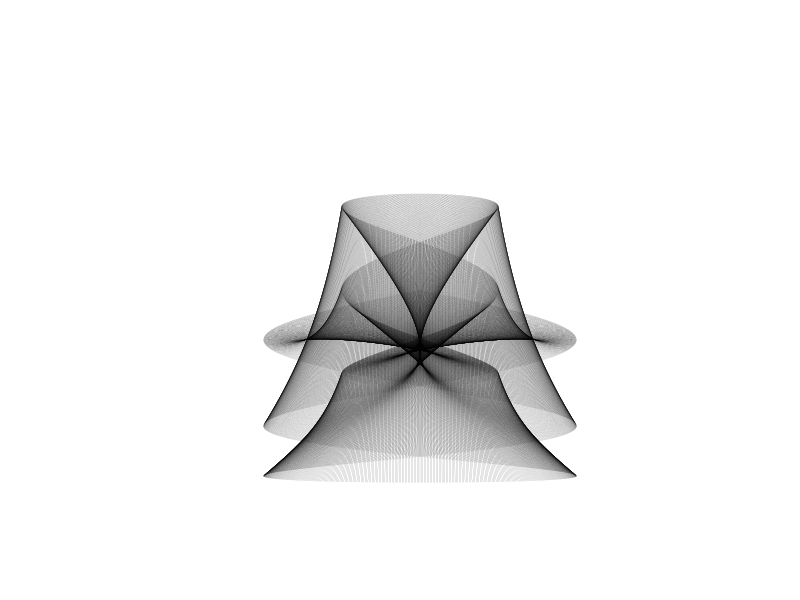
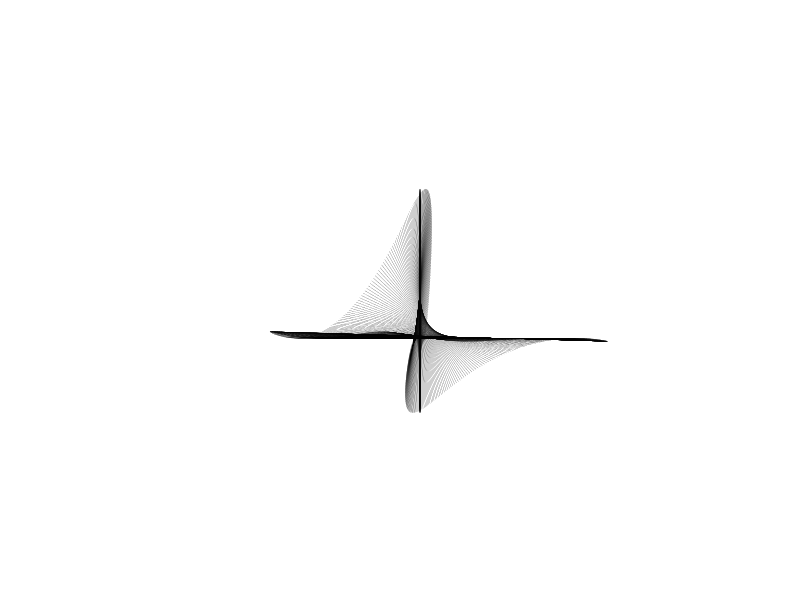
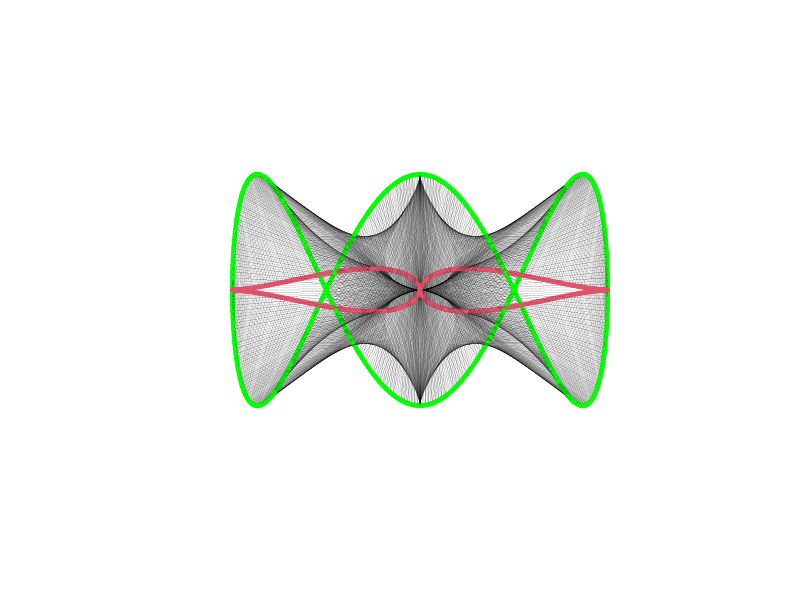
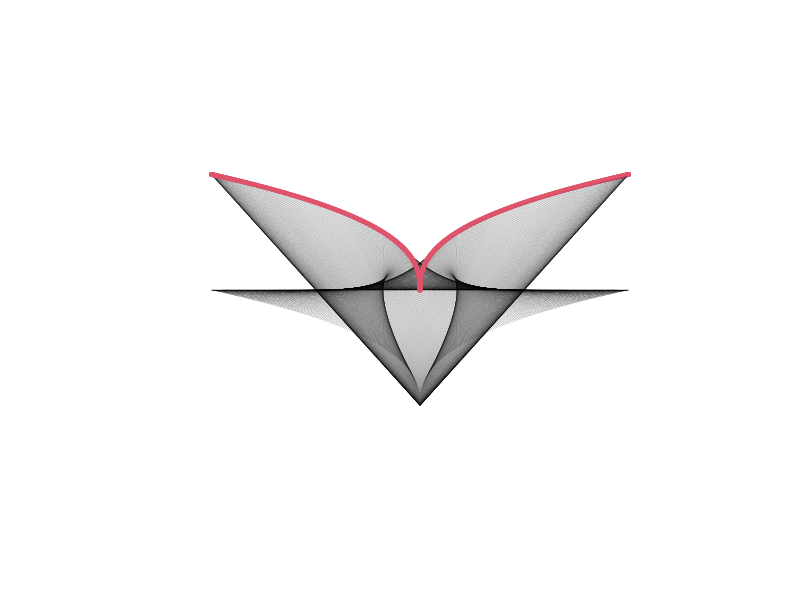
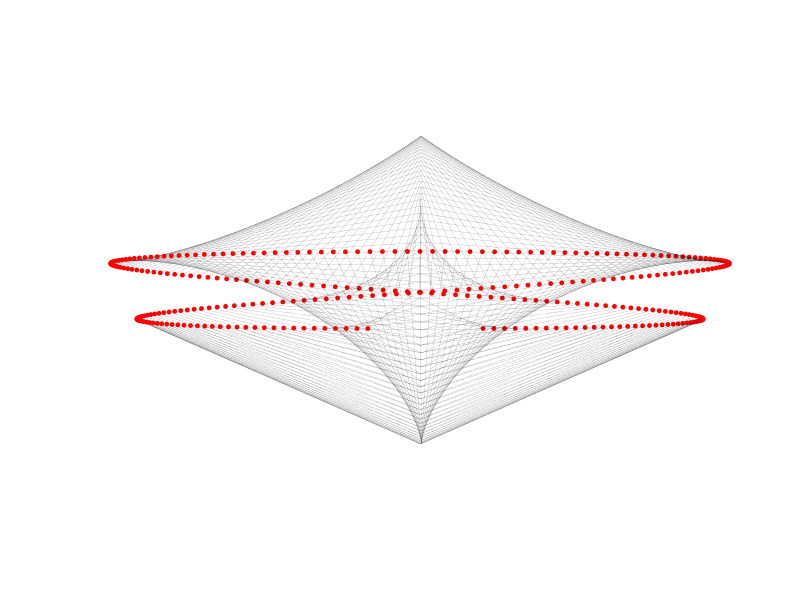
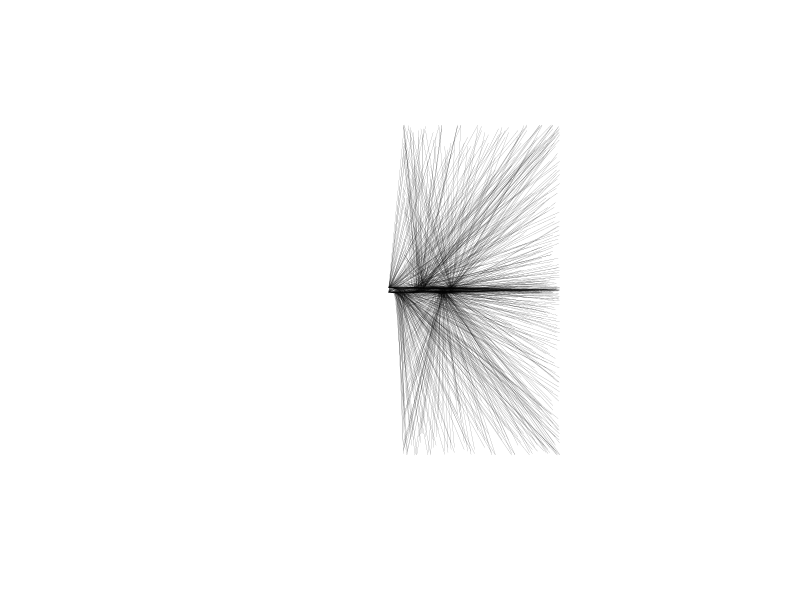
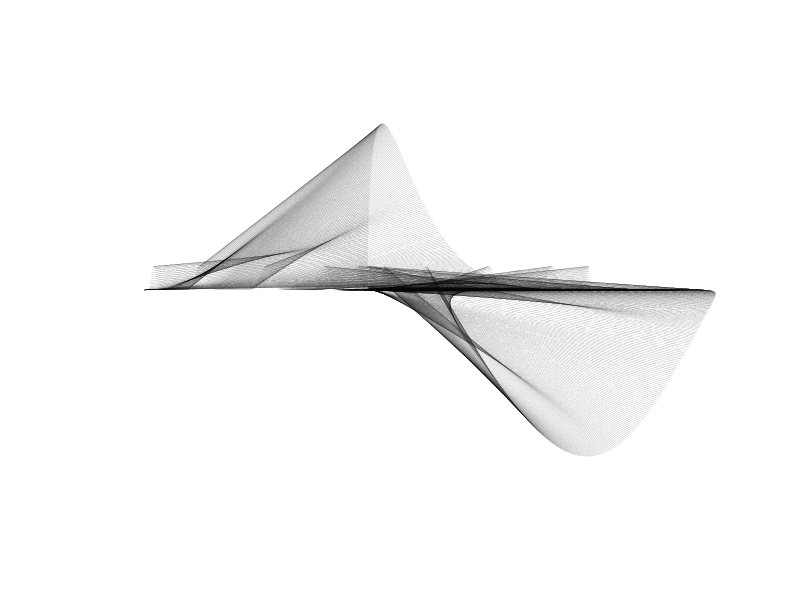
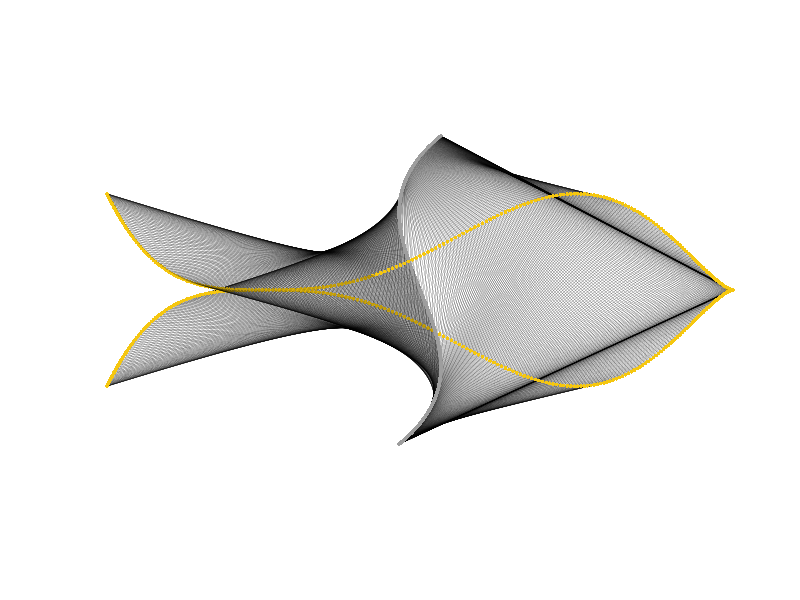

Write R code to recreate these figures, in order.
## ---- chunk 1
library(fBasics)
## ---- chunk 2
### wagner

n<-1000 ## number of lines
## define coordinates of endpoints as 4 functions of k
x0<-function(k) -sin(3*pi*k/1000)
y0<-function(k) -cos(0.5*pi*k/1000)
x1<-function(k) -1/2*sin(6*pi*k/1000)
y1<-function(k) -1/2*cos(2*pi*k/1000)

par(mfrow=c(1,1))
plot(NULL,xlim=c(-2,2),ylim=c(-1,1), axes = FALSE, xlab="", ylab="")

for(k in -n:n){
segments(x0(k),y0(k),x1(k),y1(k),lwd=.1)
##points(x0(k),y0(k),col=2,pch=19,cex=.5)
}
## ---- chunk 3
n <- 1000 ##number of lins
## define coordinates of endpoints as 4 functions of k
x0 <- function(k) -4*sin(2*pi*k/1000 + pi/3)^5*sin(2*pi*k/1000)
y0 <- function(k) 4*cos(6*pi*k/1000)^2*sin(2*pi*k/1000 - pi/3)^2
x1 <- function(k) 5*sin(2*pi*k/1000)*sin(2*pi*k/1000 + pi/3)^5
y1 <- function(k) -2*sin(2*pi*k/1000 - pi/3)^2*cos(6*pi*k/1000)^2
par(mfrow=c(1,1))
plot(NULL, xlim=c(-5,5), ylim=c(-3,5), axes = FALSE, xlab="", ylab="")

for(k in 1:n){ ##e.g., x0(k) evaluates the function x0(k) for the current k values 
segments(x0(k), y0(k), x1(k), y1(k), lwd = 0.1)
## the line below, when uncommmented, colors one set of endpoints red
## to show how x0 and y0 vary from the graph below for each line segment
## points(x0(k), y0(k), col = 2, pch = 19, cex =.5)
}
## ---- chunk 4
## prompt 3 
## segment art
n <- 1000

#first eqs
u0 <- function(i) 3*cos(i)^3
v0 <- function(i) 3*sin(i)^3*cos(i)^2


# second eqs
u1 <- function(i) 3*cos(i)^3*sin(i)^2
v1 <- function(i) 3*sin(i)^3

#third eqs
u2 <- function(i) 3*cos(i)
v2 <- function(i) 3*sin(3*i)

plot(NULL, xlim=c(-5, 5), ylim=c(-5, 5), axes = FALSE, xlab="", ylab="")

for(i in 1:n){##e.g., u0(i) evaluates the function u0(i) for the current i value
  segments(u0(i), v0(i), u2(i), v2(i), lwd=.1)
  segments(u1(i), v1(i), u2(i), v2(i), lwd=.1)
  ## the line below, when uncommented, colors one set of endpoints red
  ## to show how u0 and v0 vary from the graph below for each line segment
  points(u0(i), v0(i), col=2, pch=19, cex=0.5)
  #points(u1(i), v1(i), col=4, pch=19, cex=0.5)
  points(u2(i), v2(i), col='green', pch=19, cex=0.5)
  
}
## ---- chunk 5
files <- F
n <- 1000 # number of lines 
# define coordinates of endpoints as 4 functions of k
x0 <- function(k) 2/3*sin(2*pi*k/1000 + 0.5*pi)^5
y0 <- function(k) 3/5*cos(2*pi*k/1000)^2
x1 <- function(k) -2/3*sin(2*pi*k/1000)^5
y1 <- function(k) -3/5*cos(2*pi*k/1000)^2


par(mfrow = c(1, 1))
plot(NULL, xlim = c(-1, 1), ylim = c(-1, 1), axes = FALSE, xlab="", ylab="")

for (k in 1:n) {# e.g., x0(k) evaluates the function x0(k) for the current k value
  segments (x0(k), y0(k), x1(k), y1(k), lwd = 0.1)
  # the line below, when uncommented, colors one set of endpoints red
  # to show how x0 and y0 vary from the graph below for each line segment
  points(x0(k), y0(k), col = 2, pch = 19, cex = 0.5)
}
## ---- chunk 6
n<-300 ##number of lines
##define coordinates of endpoints as 4 functions of k
x0<- function(k) 2*cos(3*pi*k/300)^1/2+5*sin(4*pi*k/300)
y0<- function(k) -1/2*cos(2*pi*k/300)^1/5
x1<- function(k) 2/15*sin(1*pi*k/300)^1/5
y1<- function(k) -4/5*sin(5*pi*k/300)^1/2

#if(files)pdf("Fortune Cookie.pdf", height=5, width=5)
par(mfrow=c(1,1))
plot(NULL, xlim=c(-6,6), ylim=c(-0.5,0.5), axes = FALSE, xlab="", ylab="")
 
for(k in 1:n){
	x0(k)
	segments(x0(k), y0(k), x1(k), y1(k), lwd=0.1)
	points(x0(k), y0(k), col="red", pch=19, cex=0.5)
}	
## ---- chunk 7
n <- 1000 ##number of lines
x0 <- function(k) 1/2*sin(20*k) + 2*pi/16
y0 <- function(k)6*cos(8*pi*k/1000)^3
x1 <- function(k) 1/5*sin(2*pi*k/1000)
y1 <- function(k)-1/6*cos(pi*k + pi/3)

##x0 <- function(k) 10*cos(6*pi*k/1000 + pi/6)^2


par(mfrow=c(1,1))
plot(NULL, xlim=c(-2,2), ylim=c(-7,7), axes = FALSE, xlab="", ylab="")

for(k in 1:n){
segments(x0(k), y0(k), x1(k), y1(k), lwd=0.1)
##points(x0(k), y0(k), col=2, pch=19, cex=0.5)
}
## ---- chunk 8
n <- 1000 ## number of lines
## define coordinates of endpoints as 4 functions
x0 <- function(k) 6/7*cos(pi*k/1000)^3
y0 <- function(k) 1/3*sin(12*pi*k/1000 + pi/7)^14
x1 <- function(k) 4/3*sin(pi*k/1000)^4
y1 <- function(k) -7/3*sin(2*pi*k/1000 - pi/5)^7

#if(files)pdf("roller.pdf", height=5, width=5)
par(mfrow = c(1,1))
plot(NULL, xlim = c(-1, 1.4), ylim = c(-2.7, 2.7), axes = FALSE, xlab="", ylab="")

for(k in 1:n){ ## e.g., x0(k) evaluates the function x0(k) for the current k value
segments(x0(k), y0(k), x1(k), y1(k), lwd=0.1)
## the line below, when uncommented, colors one set of endpoints red
## to show how x0 and y0 vary from the graph below for each line segment
#points(x0(k),y0(k), col=2, pch=19, cex=0.5)
}
## ---- chunk 9

n <- 1000 
x0 <- function(i) -2*cos(4*pi*i/1000)
y0 <- function(i) 1/2*cos(6*pi*i/1000)^3
x1 <- function(i) -(2/15)*sin(6*pi*i/1000)
y1 <- function(i) 4/5*sin(2*pi*i/1000)

par(mfrow=c(1,1))
plot(NULL, xlim=c(-2, 2), ylim=c(-1, 1), axes = FALSE, xlab="", ylab="")
for(i in 1:n){
  segments(x0(i), y0(i), x1(i), y1(i), lwd=0.2)
  points(x0(i), y0(i), col=7, pch=16, cex=0.5)
  points(x1(i), y1(i), col=8, pch=16, cex=0.5)
}

## ---- chunk 10
n<- 1000##number of lines
##define coordinates of endpoints as 4 functions of k

x0<- function(k)3*sin(2*pi*k/1000+pi/3)^5
y0<- function(k)4*cos(6*pi*k/1000)^2
x1<- function(k)4*sin(2*pi*k/1000)
y1<-function(k)-3*cos(2*pi*k/1000-pi/3)^2


par(mfrow=c(1,1))
plot(NULL, xlim=c(-5,5), ylim=c(-3.5,4.5), axes = FALSE, xlab="", ylab="")
for(k in 1:n){##e.g. x0(k) evaluates the function for the current kvalues
	segments(x0(k), y0(k), x1(k), y1(k), lwd=0.05, col="lightcoral")
	##the lines below, when uncommented, colors one set of endpoints red
	##toshowx0 and y0 vary fro mthe graph below for each line segment
	##points(x0(k), y0(k), col=2, pch=19, cex=0.5)
}
## ---- chunk 11
n <- 50 ## number of lines

### MAIN CURVES
x0 <- function(k) (cos(0.5*pi*k/n) - ((k/n)^2) - (k/n)) - 2.5
y0 <- function(k) -(sin(0.5*pi*k/n)*2 + (k/n)^2 + 3 + (k/n)*2)
x1 <- function(k) (1 - ((1) - (2*k/n)^2))
y1 <- function(k) (1 - (((2*k/n) - 1)^2))

### FILLED IN CIRCLES
c0 <- function(k) cos(pi*(k/n))*0.75 - 3.25
d0 <- function(k) sin(pi*(k/n))*0.75
c1 <- function(k) cos(pi*(k/n) + pi)*0.75 - 3.25
d1 <- function(k) sin(pi*(k/n) + pi)*0.75

### EMPTY CIRCLES
e0 <- function(k) cos(pi*(k/n))*0.75 + 1 
f0 <- function(k) sin(pi*(k/n))*0.75 + 1
e1 <- function(k) cos(pi*(k/n) + 0.1*pi)*0.75 + 1
f1 <- function(k) sin(pi*(k/n) + 0.1*pi)*0.75 + 1


plot(NULL, xlim = c(-6, 4), ylim = c(-8, 2), las=1, xlab="", ylab="", axes=F)
#grid(nx = 10, ny = 10)

for(k in -n:n){
#points(-x1(k), y1(k), pch = 19, col = "blue")
#points(x0(k), y0(k), pch = 19, col = "red")
segments(x0(k), y0(k), -x1(-k), y1(-k), lwd=0.5)

segments(c0(k), d0(k), c1(k), d1(k), lwd=0.5)

segments(e0(k), f0(k), e1(k), f1(k), lwd=0.5)
segments(e0(k), -f0(k), e1(k), -f1(k), lwd=0.5)
}
## ---- chunk 12
n <- 1000 ## number of lines
## define coordinates of endpoints as 4 functions of k

x0 <- function(k) 3*sin(3*pi*k/1000 - pi/3)^3
y0 <- function(k) 3*cos(3*pi*k/1000 + pi/3)
x1 <- function(k) 3*sin(3*pi*k/1000 + pi/3)
y1 <- function(k) 3*sin(3*pi*k/1000 - pi/3)^3

#x0 <- function(k) 3/2*sin(2*pi*k/1000 + pi/3)^5
#y0 <- function(k) 1/4*cos(6*pi*k/1000)^2
#x1 <- function(k) 1/5*sin(2*pi*k/1000)
#y1 <- function(k) -2/3*sin(2*pi*k/1000 - pi/3)^2


par(mfrow=c(1,1))
plot(NULL, xlim=c(-5, 5), ylim=c(-5, 5), axes = FALSE, xlab="", ylab="")

for(k in 1:n){##e.g., x0(k) evaluates the function x0(k) for the current value 
  segments(x0(k), y0(k), x1(k), y1(k), lwd=0.1)
  #points(x0(k), y0(k), col=2, pch=19, cex=0.5)
}
## ---- chunk 13

n <- 1850 ## number of lines
## define coordinates of endpoints as 4 functions of k
x0 <- function(k) fBasics::Heaviside(k, a = 1000)/(k/1000)*sin(2*pi*k/1000)^5
y0 <- function(k) fBasics::Heaviside(k, a = 1000)/(k/1000)*cos(6/5*pi*k/1000-0.5)^2
x1 <- function(k) fBasics::Heaviside(k, a = 1000)/(k/1000)*sin(2*pi*k/1000)
y1 <- function(k) fBasics::Heaviside(k, a = 1000)/(k/1000)*sin(5/3*pi*k/1000 - 0.5)^2

par(mfrow=c(1,1))
plot(NULL, xlim=c(-0.75, 1), ylim=c(0, 1), axes = FALSE, xlab="", ylab="")
for(k in 1:n){##e.g., x0(k) evaluates the function x0(k) for the current k value
segments(x0(k), y0(k), x1(k), y1(k), lwd=0.1)
## the line below, when uncommented, colors one set of endpoints red
## to show how x0 and y0 vary from the graph below for each line segment
#points(x0(k), y0(k), col=2, pch=19, cex=0.5)
}
## ---- chunk 14
n <- 1000 ## number of lines
## define coordinates of endpoints as 4 functions of k
x0 <- function(k) 3/2*sin(2*pi*k/1000 + pi/3)^5
y0 <- function(k) 1/4*cos(6*pi*k/1000)^2
x1 <- function(k) 1/5*sin(2*pi*k/1000)
y1 <- function(k) -2/3*sin(2*pi*k/1000 - pi/3)^2

##my coordinates
x0 <- function(k) 3/2*cos(2*pi*k/1000 + pi/3)^5
y0 <- function(k) 1/4*sin(6*pi*k/1000)^2
x1 <- function(k) 1/5*tan(2*pi*k/1000)
y1 <- function(k) -2/3*cos(2*pi*k/1000 - pi/3)^2

par(mfrow=c(1,1))
plot(NULL, xlim=c(-2, 2), ylim=c(-1, 1), axes = FALSE, xlab="", ylab="")

for(k in 1:n){##e.g., x0(k) evaluates the function x0(k) for the current k value
  segments(x0(k), y0(k), x1(k), y1(k), lwd=0.1)
  ## the line below, when uncommented, colors one set of endpoints red
  ## to show how x0 and y0 vary from the graph below for each line segment
  #points(x0(k), y0(k), col=2, pch=19, cex=0.5)
}  
